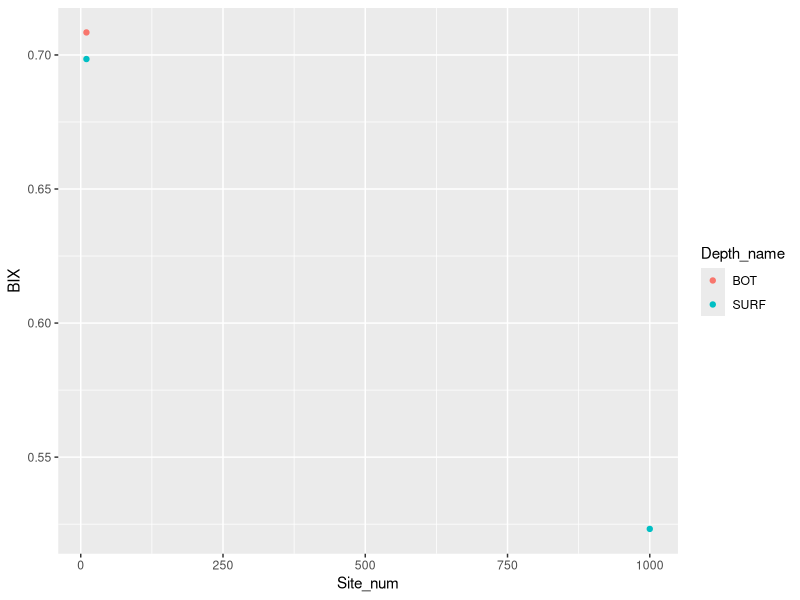

The R source for this figure:
## ---- chunk 1
knitr::opts_chunk$set(echo = TRUE)
## ---- chunk 2
library(tidyverse)
library(lubridate) # for changing date format in dataframe: functions ymd() and others 
library(scales) #for date format on plots
library(patchwork) #arrange figures w/ slashes and lines

## ---- chunk 3
# eems_edi <- read_csv("https://pasta.lternet.edu/package/data/eml/edi/841/1/f63272976bcd151f8e879cbd14d9a9ce")

eems <- read.csv("./EEMs_Results.csv")
head(eems)

eems_cove <- read.csv("./EEMs_Results_CCR_plungepoint_subset.csv")

## ---- chunk 4
####Old plot 
# ccreem_wvwa_streams <- ccreems %>% 
#   mutate(Depth_m = ifelse(Depth_m == 21, 20, Depth_m)) %>% 
#   mutate(Group = ifelse(Site == 50, "Dam", "Stream")) %>% 
#   filter(Depth_m != 6) %>% 
#   mutate(Site_Depth = ifelse(Site == 50, Depth_m, Site)) %>% 
#   filter(Group == "Stream") %>% 
#   ggplot(aes(x = Date, y = HIX))+
#   geom_point()+
#   ylim(1.1,10.7)+
#   # facet_wrap(~Site, ncol = 1)+
#   facet_wrap(~Site_Depth, ncol = 1)+
#   ggtitle("CCR Stream HIX")+
#   # scale_x_date(breaks = "1 month", date_labels = "%b %y")+
#   theme_bw()+
#   theme(text = element_text(size = 16)) 


# eems %>% 
#   filter(Reservoir == "CCR") %>% 
#   mutate(Depth_m = ifelse(Depth_m %in% c("BOT", "PD"), 1, Depth_m),
#          Depth_m = ifelse(Depth_m == "SURF", 0.1, Depth_m))
#   ggplot(aes(x = DateTime, y = HIX))+
#   geom_point()+
#   facet_wrap(~Site)

eems_cove %>% 
  mutate(Date = mdy(Date)) %>% 
  filter(
    # Site_num %in% c(3000,300,30),
      Site_num %in% c(1000,10),
    Date == ymd("2023-06-01")
         ) %>% 
  ggplot(aes(x = Site_num, y = BIX, col = Depth_name))+
    geom_point()

